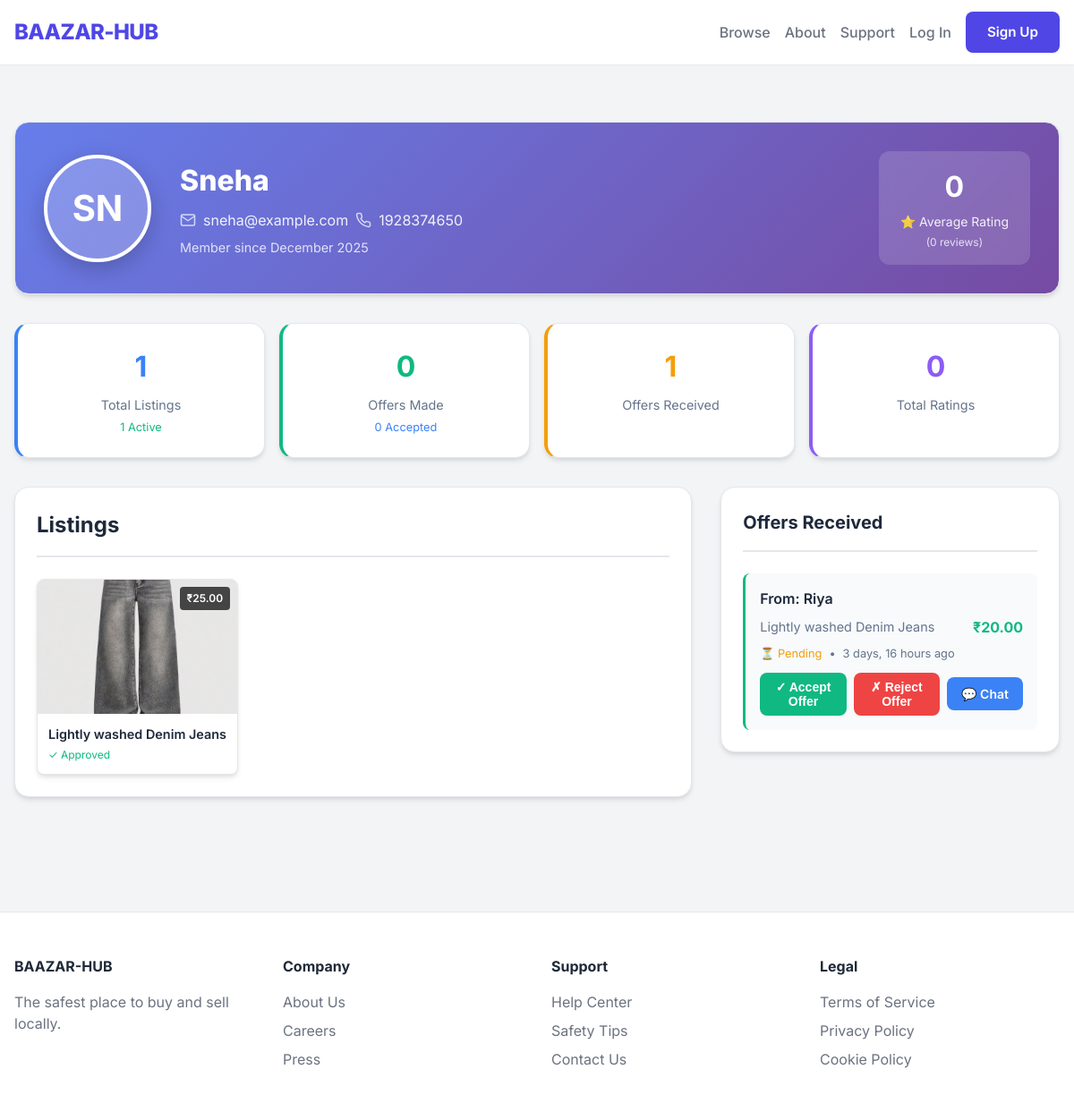
Before: /profile/11/ with the older database file.
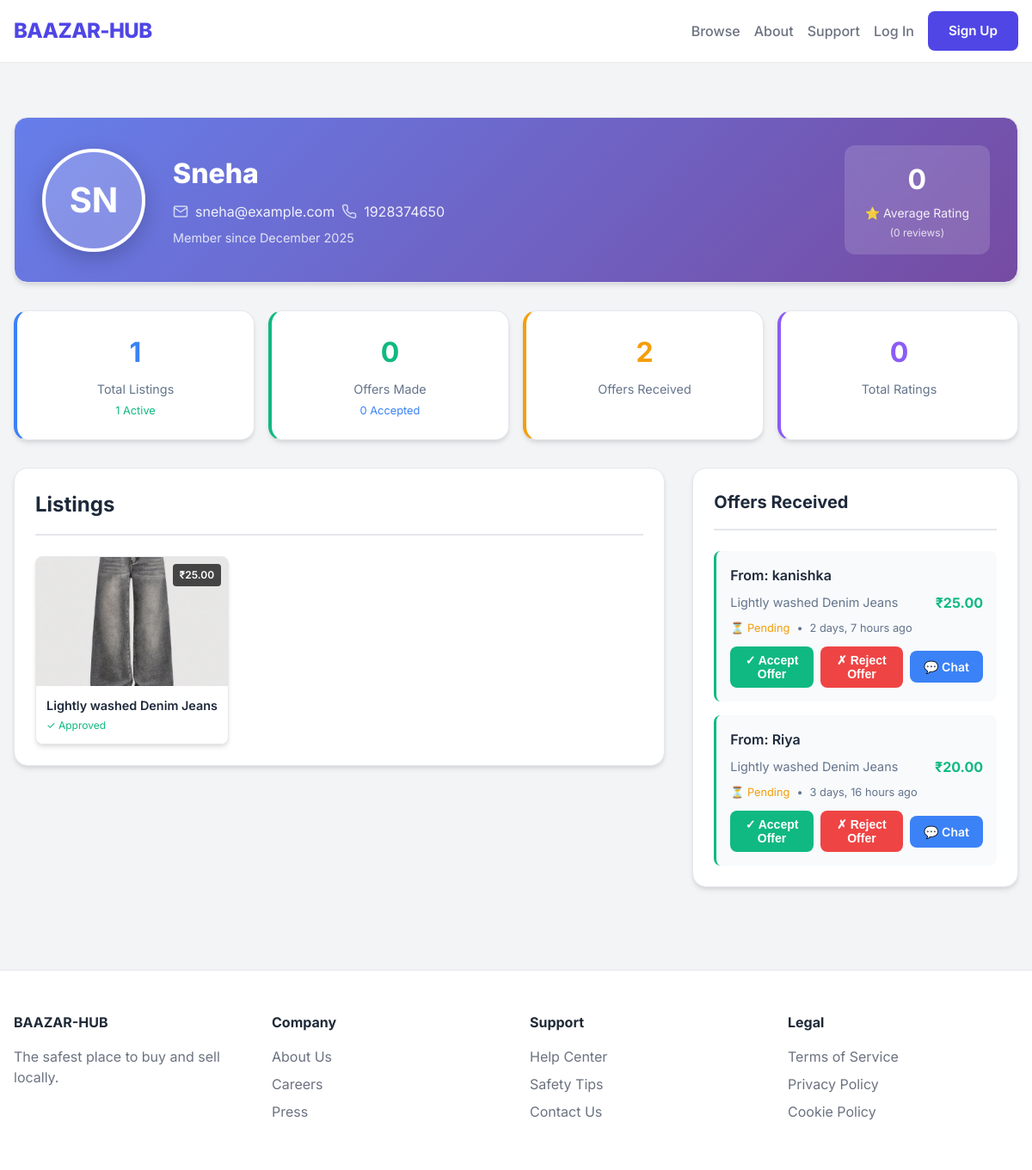
After: the same page with the newer database file.
### listings/models.py (models this page shows, shortened)
class Listing(models.Model):
    STATUS_CHOICES = [
        ('pending', 'Pending'),
        ('approved', 'Approved'),
        ('rejected', 'Rejected'),
    ]
    title = models.CharField(max_length=255)
    description = models.TextField()
    price = models.DecimalField(max_digits=10, decimal_places=2)
    category = models.ForeignKey(Category, on_delete=models.SET_NULL, null=True, related_name='listings')
    seller = models.ForeignKey(User, on_delete=models.CASCADE, related_name='listings')
    status = models.CharField(max_length=20, choices=STATUS_CHOICES, default='pending')
    created_at = models.DateTimeField(auto_now_add=True)
    updated_at = models.DateTimeField(auto_now=True)
    flags = models.IntegerField(default=0)

class ListingImage(models.Model):
    listing = models.ForeignKey(Listing, on_delete=models.CASCADE, related_name='images')
    image = models.ImageField(upload_to='listings/')
    uploaded_at = models.DateTimeField(auto_now_add=True)

### offers/models.py (models this page shows, shortened)
class Offer(models.Model):
    STATUS_CHOICES = [
        ('pending', 'Pending'),
        ('accepted', 'Accepted'),
        ('rejected', 'Rejected'),
    ]
    buyer = models.ForeignKey(User, on_delete=models.CASCADE, related_name='offers_made')
    listing = models.ForeignKey(Listing, on_delete=models.CASCADE, related_name='offers')
    amount = models.DecimalField(max_digits=10, decimal_places=2)
    status = models.CharField(max_length=20, choices=STATUS_CHOICES, default='pending')
    created_at = models.DateTimeField(auto_now_add=True)
    updated_at = models.DateTimeField(auto_now=True)

### users/views.py (the view)
# urls.py: path('profile/', user_profile, name='user_profile'),
def user_profile(request, user_id=None):
    if user_id:
        profile_user = get_object_or_404(User, id=user_id)
    else:
        profile_user = request.user
        if not request.user.is_authenticated:
            return redirect('login')
    from .models import UserProfile
    UserProfile.objects.get_or_create(user=profile_user)
    is_own_profile = request.user == profile_user if request.user.is_authenticated else False
    listings = Listing.objects.filter(seller=profile_user).select_related('category').prefetch_related('images').order_by('-created_at')
    offers_made = Offer.objects.filter(buyer=profile_user).select_related('listing', 'listing__seller').order_by('-created_at')
    offers_received = Offer.objects.filter(listing__seller=profile_user).select_related('buyer', 'listing').order_by('-created_at')
    ratings_received = Rating.objects.filter(rated_user=profile_user).select_related('rater', 'transaction').order_by('-created_at')
    ratings_given = Rating.objects.filter(rater=profile_user).select_related('rated_user', 'transaction').order_by('-created_at')
    disputes = []
    if is_own_profile:
        from disputes.models import Dispute
        disputes = Dispute.objects.filter(reporter=profile_user).select_related('transaction', 'transaction__listing', 'transaction__buyer', 'transaction__listing__seller').order_by('-created_at')[:5]
    if ratings_received.exists():
        avg_rating = sum(r.score for r in ratings_received) / ratings_received.count()
    else:
        avg_rating = 0
    stats = {
        'total_listings': listings.count(),
        'active_listings': listings.filter(status='approved').count(),
        'total_offers_made': offers_made.count(),
        'accepted_offers': offers_made.filter(status='accepted').count(),
        'total_ratings': ratings_received.count(),
        'average_rating': round(avg_rating, 1) if avg_rating > 0 else 0,
    }
    context = {
        'profile_user': profile_user,
        'listings': listings[:6],  # Show first 6 listings
        'all_listings_count': listings.count(),
        'offers_made': offers_made[:5],  # Show first 5 offers
        'offers_received': offers_received[:5],  # Show first 5 offers received
        'ratings_received': ratings_received[:5],  # Show first 5 ratings
        'ratings_given': ratings_given[:5],  # Show first 5 ratings given
        'disputes': disputes,  # Show first 5 disputes
        'stats': stats,
        'is_own_profile': is_own_profile,
    }
    return render(request, 'users/profile.html', context)

### templates/users/profile.html (shortened to what the changed rows need)
{% extends 'base.html' %}
{% block content %}
<div style="max-width: 1200px; margin: 0 auto; padding: 2rem 0;">
    <div class="card" style="padding: 2rem; margin-bottom: 2rem; background: linear-gradient(135deg, #667eea 0%, #764ba2 100%); color: white; border-radius: 1rem;">
        <div style="display: flex; align-items: center; gap: 2rem; flex-wrap: wrap;">
            <div style="flex: 1;">
                <h1 style="font-size: 2rem; font-weight: 800; margin-bottom: 0.5rem; color: white;">
                    {{ profile_user.get_full_name|default:profile_user.username }}
                </h1>
            </div>
        </div>
    </div>
    <div style="display: grid; grid-template-columns: repeat(auto-fit, minmax(200px, 1fr)); gap: 1rem; margin-bottom: 2rem;">
        <div class="card" style="padding: 1.5rem; text-align: center; border-left: 4px solid #f59e0b;">
            <div style="font-size: 2rem; font-weight: 700; color: #f59e0b; margin-bottom: 0.5rem;">{{ offers_received|length }}</div>
            <div style="color: #64748b; font-size: 0.9rem;">Offers Received</div>
        </div>
    </div>
    <div style="display: grid; grid-template-columns: 2fr 1fr; gap: 2rem;">
        <div>
            <div class="card" style="margin-bottom: 2rem;">
                <div style="display: flex; justify-content: space-between; align-items: center; margin-bottom: 1.5rem; padding-bottom: 1rem; border-bottom: 2px solid #e5e7eb;">
                    <h2 style="font-size: 1.5rem; font-weight: 700; color: #1e293b;">Listings</h2>
                </div>
                {% if listings %}
                <div style="display: grid; grid-template-columns: repeat(auto-fill, minmax(200px, 1fr)); gap: 1rem;">
                    {% for listing in listings %}
                    <div class="card" style="padding: 0; overflow: hidden; border: 1px solid #e5e7eb; border-radius: 0.5rem; transition: transform 0.2s;">
                        <div style="height: 150px; background-color: #f3f4f6; position: relative; overflow: hidden;">
                            {% if listing.images.exists %}
                                {% with listing.images.first as first_image %}
                                <img src="{{ first_image.image.url }}" alt="{{ listing.title }}"
                                     style="width: 100%; height: 100%; object-fit: cover;">
                                {% endwith %}
                            {% else %}
                                <div style="display: flex; align-items: center; justify-content: center; height: 100%; color: #9ca3af;">No Image</div>
                            {% endif %}
                            <span style="position: absolute; top: 0.5rem; right: 0.5rem; background: rgba(0,0,0,0.7); color: white; padding: 0.25rem 0.5rem; border-radius: 0.25rem; font-size: 0.75rem; font-weight: 600;">₹{{ listing.price }}</span>
                        </div>
                        <div style="padding: 0.75rem;">
                            <h3 style="font-size: 0.9rem; font-weight: 600; margin-bottom: 0.25rem; white-space: nowrap; overflow: hidden; text-overflow: ellipsis;">
                                <a href="{% url 'listing_detail' listing.pk %}" style="color: #1e293b; text-decoration: none;">{{ listing.title }}</a>
                            </h3>
                            <p style="font-size: 0.75rem; color: #64748b; margin: 0;">
                                {% if listing.status == 'approved' %}<span style="color: #10b981;">✓ Approved</span>
                                {% elif listing.status == 'pending' %}<span style="color: #f59e0b;">⏳ Pending</span>
                                {% else %}<span style="color: #ef4444;">✗ Rejected</span>{% endif %}
                            </p>
                        </div>
                    </div>
                    {% endfor %}
                </div>
                {% else %}
                <p style="color: #64748b; text-align: center; padding: 2rem;">No listings yet.</p>
                {% endif %}
            </div>
        </div>
        <div>
            {% if offers_received %}
            <div class="card">
                <h2 style="font-size: 1.25rem; font-weight: 700; color: #1e293b; margin-bottom: 1.5rem; padding-bottom: 1rem; border-bottom: 2px solid #e5e7eb;">Offers Received</h2>
                <div style="display: flex; flex-direction: column; gap: 1rem;">
                    {% for offer in offers_received %}
                    <div style="padding: 1rem; background-color: #f8fafc; border-radius: 0.5rem; border-left: 3px solid #10b981;">
                        <div style="font-weight: 600; color: #1e293b; margin-bottom: 0.5rem;">From: {{ offer.buyer.username }}</div>
                        <div style="display: flex; justify-content: space-between; align-items: center; margin-bottom: 0.5rem;">
                            <a href="{% url 'listing_detail' offer.listing.pk %}" style="font-size: 0.9rem; color: #64748b; text-decoration: none;">{{ offer.listing.title|truncatewords:5 }}</a>
                            <span style="font-weight: 700; color: #10b981;">₹{{ offer.amount }}</span>
                        </div>
                        <div style="font-size: 0.8rem; color: #64748b; display: flex; align-items: center; gap: 0.5rem; margin-bottom: 0.75rem;">
                            {% if offer.status == 'accepted' %}<span style="color: #10b981;">✓ Accepted</span>
                            {% elif offer.status == 'rejected' %}<span style="color: #ef4444;">✗ Rejected</span>
                            {% else %}<span style="color: #f59e0b;">⏳ Pending</span>{% endif %}
                            <span>•</span>
                            <span>{{ offer.created_at|timesince }} ago</span>
                        </div>
                        <div style="display: flex; gap: 0.5rem; align-items: center;">
                            {% if offer.status == 'pending' %}
                            <form action="{% url 'accept_offer' offer.id %}" method="post" style="margin: 0; flex: 1;">
                                <button type="submit" style="width: 100%; padding: 0.5rem 1rem; background-color: #10b981; color: white; border: none; border-radius: 0.5rem; font-weight: 600; font-size: 0.875rem; cursor: pointer; transition: all 0.2s;" onmouseover="this.style.backgroundColor='#059669';" onmouseout="this.style.backgroundColor='#10b981';">
                                    ✓ Accept Offer
                                </button>
                            </form>
                            <form action="{% url 'reject_offer' offer.id %}" method="post" style="margin: 0; flex: 1;">
                                <button type="submit" style="width: 100%; padding: 0.5rem 1rem; background-color: #ef4444; color: white; border: none; border-radius: 0.5rem; font-weight: 600; font-size: 0.875rem; cursor: pointer; transition: all 0.2s;" onmouseover="this.style.backgroundColor='#dc2626';" onmouseout="this.style.backgroundColor='#ef4444';">
                                    ✗ Reject Offer
                                </button>
                            </form>
                            {% endif %}
                            <a href="{% url 'chat_with_user' offer.buyer.id offer.id %}" style="padding: 0.5rem 1rem; background-color: #3b82f6; color: white; text-decoration: none; border-radius: 0.5rem; font-weight: 600; font-size: 0.875rem; display: flex; align-items: center; gap: 0.25rem; transition: all 0.2s;" onmouseover="this.style.backgroundColor='#2563eb';" onmouseout="this.style.backgroundColor='#3b82f6';">
                                💬 Chat
                            </a>
                        </div>
                    </div>
                    {% endfor %}
                </div>
            </div>
                   {% endif %}
               </div>
           </div>
       </div>
       {% endblock %}

Changed rows visible on the page:
added Offer: buyer.username "kanishka", listing "Lightly washed Denim Jeans", amount "25.00", status "⏳ Pending", created_at "2 days, 7 hours"
Other visible differences:
{{ offers_received|length }}: "1" → "2"
